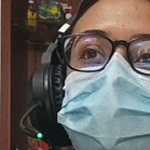
#> input picture Proyecto/Data/Enojo/rostro_0.jpg, 150 x 150 px, given in place of the camera
$ python CapturaImagen.py
#> lines starting #> are read from the running program, lines starting #| are printed output that depends on the picture

import cv2
import os
import imutils

#Genera la carpeta de la emocion

emotionName = 'Enojo'
dataPath = r"D:/Uni/Septimo Semestre/Procesamiento de imagenes/Proyecto/Data"
#Cambiar la dirección por la que tienen en su equipo, si no tienen la carpeta Data, por favor creenla
emotionPath = dataPath + '/' + emotionName

if not os.path.exists(emotionPath):
    print('Carpeta creada: ',emotionPath)
    os.makedirs(emotionPath)

#Permite acceder a la camara web

cap = cv2.VideoCapture(1,cv2.CAP_DSHOW)
faceClassif = cv2.CascadeClassifier(cv2.data.haarcascades + 'haarcascade_frontalface_default.xml')
count = 0

while True:
    #Lee cada frame
    ret, frame = cap.read()
#> frame is the input picture: shape (150, 150, 3); mean B, G, R 96.3, 100.2, 103.9
    if ret == False: break
    frame =  imutils.resize(frame, width=640)
#> frame: shape (640, 640, 3)
    #Cambie el color del frame para clasificarlo
    gray = cv2.cvtColor(frame, cv2.COLOR_BGR2GRAY)
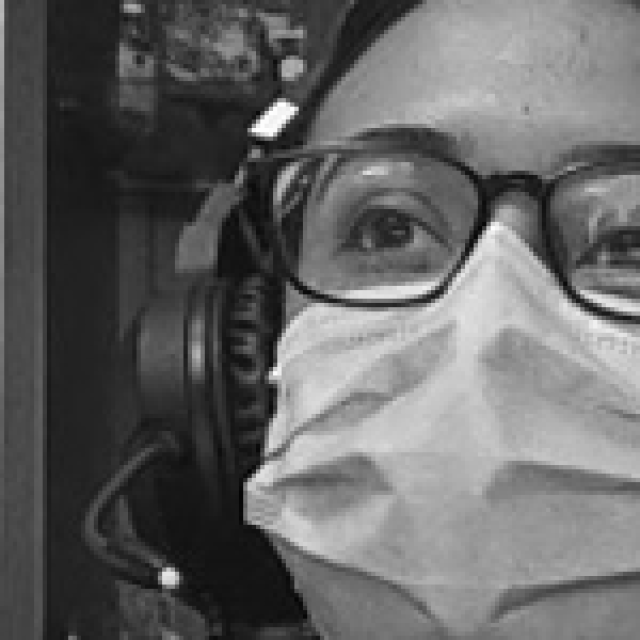
#> gray: shape (640, 640); min 2, max 254, mean 100.9
    auxFrame = frame.copy()
    faces = faceClassif.detectMultiScale(gray,1.3,5)
#> faces = ()
    for (x,y,w,h) in faces:
        #Genera el recuadro de identificación
        cv2.rectangle(frame, (x,y),(x+w,y+h),(0,255,0),2)
        rostro = auxFrame[y:y+h,x:x+w]
        rostro = cv2.resize(rostro,(150,150),interpolation=cv2.INTER_CUBIC)
        #Guarda las fotos
        cv2.imwrite(emotionPath + '/rotro_{}.jpg'.format(count),rostro)
        count = count + 1
#> this loop made 0 passes
#> after the loop, count = 0
    cv2.imshow('frame',frame)
    k =  cv2.waitKey(1)
#> (key Esc is pressed here)
    #Contador para almacenar las 300 imagenes
    if k == 27 or count >= 300:
        break


cap.release()
cv2.destroyAllWindows()
